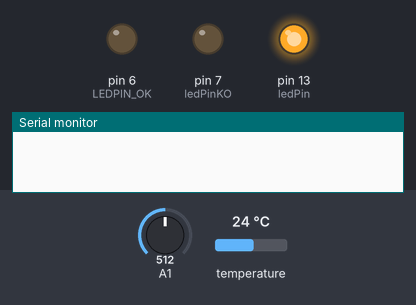
The sketch below on a simulated Arduino Uno, built with avr-gcc and run on an emulated ATmega328P. Shown: output pins drawn as LEDs (lit = HIGH), the last lines printed to the serial monitor. The inputs (shaded band) are chosen by the test bench; at power-on: A1 = 512, temperature 24 °C.

Above: at 0.1 s.
At 0.6 s:
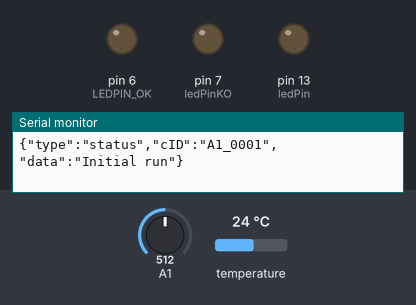
At 2.93 s:
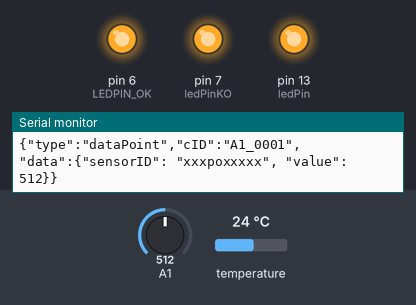
At 20.7 s:
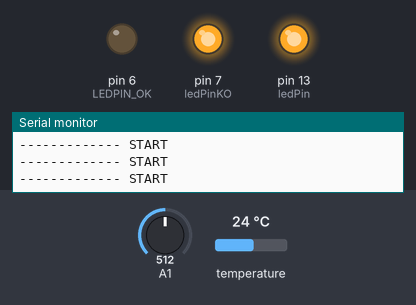
At 40.0 s:
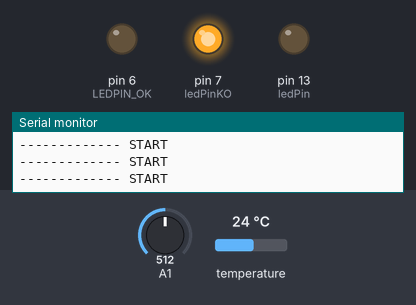
Timing chart, 0 to 40.5 s (numbered marks = the images above):
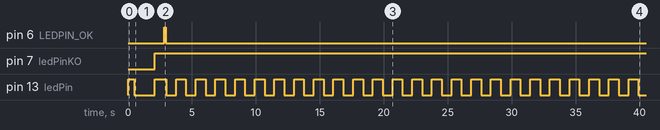

Measured:
- by itself, pin 6 (LEDPIN_OK): LOW → HIGH at 2.8 s, → LOW 0.04 s later, → HIGH 0.01 s later, → LOW 0.09 s later
- by itself, pin 7 (ledPinKO): LOW → HIGH at 2.1 s
- by itself, pin 13 (ledPin): goes LOW 1.6 s, HIGH 0.90 s, 24 × (LOW 0.78 s, HIGH 0.77 s), then LOW

The sketch:

controller.ino
```cpp
// Energy Monitor by Olmo Mezger
// this program pushes the sensor data to a php api.

#include <SPI.h> /// no idea what this is... I think it's mandatory.
//#include "/Users/olmo/Documents/Arduino/libraries/MAX31850_OneWire.h"
//#include "OneWire.h" // i'd rather use this to include it in the folder
#include <OneWire.h>
#include <avr/pgmspace.h>
#include "config.h"
#include "SensorW1.h"

boolean initialRun = true;
short Nsensors =8;


short NmySensors = 8;
//int listOfSensors; // how to initialize as a vector without knowing iut's size?

OneWire ds(5);  // on pin 10 (a 4.7K resistor is necessary)
unsigned int ledPin = 13;
boolean ledPinStatus = true; // a LED that blinks.

//unsigned int ledPinOK = LEDPIN_OK; // a LED that lights green if everything is OK
unsigned int ledPinKO = 7; // a red LED that shows problems.


/*
 * -------------------------------------------------------------------------------------- START
 * DECLARE sensors
 *
 * Current problem:
 * this variables take to much memory.
 * I cant allocate all of them,otherwise the program will run crazy, possible a memory overflow or something.
 * 6 sensors works OK. 7 wont.
 */
//SensorW1 mySensor0("28-005ccae60","WRfMbVcDBL", 0.25);
//SensorW1 mySensor1("28-004bde0ce","wsuH8FMVwO", 0.25);
//SensorW1 mySensor2("28-003adb7af","jsKTNJ2h38", 0.25);

typedef struct {
  byte sensorAddress[8];
  String sensorLocation;
  float dv_max;
} SensorDictionaryElement;

SensorW1 SensorObjects[9]; // initialize with  the number of sensors in the array "MySensorDictionary"
/*
Sensorobject is the funtional array, it contains all the atributes and funtions for one-wire sensors and analog sensors
 */

/*
 * -------------------------------------------------------------------------------------- START
 * SETUP
 */
void setup() {
  // put your setup code here, to run once:
  Serial.begin(9600); // Just for output so we can see if its working
  //Serial.println("Starting");
  pinMode(ledPin, OUTPUT);
  pinMode(ledPinKO, OUTPUT);
  pinMode(ledPinOK, OUTPUT);
  digitalWrite(ledPinOK, LOW);
  digitalWrite(ledPinKO, LOW);
  digitalWrite(ledPin, ledPinStatus);

        //digitalWrite(ledPinOK, HIGH);
      //digitalWrite(ledPinKO, HIGH);


  delay(500); // not actually needed, just for stability... or whatever. no need to rush.

}


/*
 * SETUP
 * -------------------------------------------------------------------------------------- END
 */


/*
* -------------------------------------------------------------------------------------- START
* MAIN LOOP
*/
void loop() { // put your main code here, to run repeatedly:
  // loop the LED
  ledPinStatus = !ledPinStatus;
  digitalWrite(ledPin, ledPinStatus);

  if (initialRun) {
    serialWriter.sendStatus("\"Initial run\"");
    // this code runs only on the very first run

    /*
   Fist we create each element, with id address , id parse and DV
   Here is where we are going to wrinte new elements (to setup the arduino)
    */
SensorDictionaryElement mySensor0={{0xff, 0x00, 0x00, 0x00, 0x00, 0x00, 0x00, 0x01}, "xxxpoxxxxx",  25};
SensorDictionaryElement mySensor1={{0x28, 0x11, 0xC0, 0x29, 0x07, 0x00, 0x00, 0xC9}, "P9Vspkw3Gh", 25};
SensorDictionaryElement mySensor2={{0x28, 0xDE, 0xCB, 0x29, 0x07, 0x00, 0x00, 0x02}, "NA3Ci9LnsD", 25};
SensorDictionaryElement mySensor3={{0x28, 0xC1, 0xC2, 0x29, 0x07, 0x00, 0x00, 0x8E}, "afSzNSM0kQ", 25};
SensorDictionaryElement mySensor4={{0x28, 0xC9, 0x3D, 0xDD, 0x06, 0x00, 0x00, 0x32}, "AjwYuCDaLr", 25};
SensorDictionaryElement mySensor5={{0x28, 0x06, 0x1F, 0x29, 0x07, 0x00, 0x00, 0x26}, "HW23Srup8q", 25};
SensorDictionaryElement mySensor6={{0x28, 0xED, 0xC8, 0x29, 0x07, 0x00, 0x00, 0xF8}, "sAEOCSFNer", 25};
SensorDictionaryElement mySensor7={{0x28, 0x13, 0xA6, 0x29, 0x07, 0x00, 0x00, 0x2A}, "I7bqd64Wu5", 25};
SensorDictionaryElement mySensor8={{0x28, 0xD3, 0xEC, 0xDD, 0x06, 0x00, 0x00, 0x35}, "ZDMOFZUCNN", 25};


  /*
     Now create the array MySensorDictionary than includes each sensor previous
    */
SensorDictionaryElement MySensorDictionary[]={mySensor0,mySensor1,mySensor2,mySensor3,mySensor4,mySensor5,mySensor6,mySensor7,mySensor8};


 /*
    we will set the array SensorObjects(funtional array) with the sensor in MySensorDictionary(configurational array)
    */
    for (short iSensor = 0; iSensor <= NmySensors; iSensor++) {

    SensorObjects[iSensor].SensorW1ini(MySensorDictionary[iSensor].sensorAddress, MySensorDictionary[iSensor].sensorLocation,MySensorDictionary[iSensor].dv_max );

    SensorObjects[iSensor].checkAllValues();
    }


    Nsensors = findNumberOfSensorsInBus(ds);
     Nsensors =  Nsensors +1;
    // now we know how many sensors are in the one-wire.
    // the +1, is the number of analog sensors, it must be seted when add a new analog sensor ;

    serialWriter.sendStatus("{\"message\":\"Found Sensors\", \"amount\": " + String(Nsensors) + "}");
    /*Serial.print(F("-- in loop: We got "));
    Serial.print(Nsensors);
    Serial.println(F(" sensors"));
*/

    SensorDictionaryElement SensorDictionary[Nsensors]; // here we can initialize this variable knowing it's size.

    /*Serial.print(F("-- in loop: initialized SensorDictionary with "));
    Serial.print(sizeof(SensorDictionary));
    Serial.println(F(" bytes"));
*/
    //byte thisAddress[8] = {0x28, 0x71, 0xAB, 0xB5, 0x05, 0x00, 0x00, 0xD7};

    byte listOfSensors[Nsensors][8];
    list1WireSensors(listOfSensors, ds);
    //Serial.println(F("... returned ok"));

    /*Serial.print(F("---> Ok We got "));
    Serial.print(Nsensors);
    Serial.println(F(" sensors"));*/
    //serialWriter.sendStatus("{\"message\":\"Found Sensors\", \"amount\": " + Nsensors + "}}");

    for (short iSensor = 0; iSensor < Nsensors; iSensor++) {

      if (DO_DEBUG_MESSAGES){
        Serial.print(F("--- ---> Sensor Nr. "));
        Serial.print(iSensor);
        Serial.print(F(" with Address: "));
        for (short iAddr = 0; iAddr < 8; iAddr++) {
          Serial.print(listOfSensors[iSensor][iAddr], HEX);
          Serial.print(F(" "));
        }
        Serial.println();
      }
      // ok, now we need to update SensorDictionary with the elements that we have here.

      //SensorDictionaryElement thisSensorDictionaryElement;
      //SensorDictionary[iSensor] = thisSensorDictionaryElement;
      for (short iAddr = 0; iAddr < 8; iAddr++) {
        SensorDictionary[iSensor].sensorAddress[iAddr] = listOfSensors[iSensor][iAddr];
      }
      // now let's match against our library of sensors.
      boolean foundMatch= false;
      for (short iSensorDict = 0; iSensorDict < NmySensors; iSensorDict ++) {
        // loop over MySensorDictionary and see which matches.
        short NmatchAddres = 0;
        // now loop over addr and se if it maches.
        for (short iAddr = 0; iAddr < 8; iAddr++) {
          if (MySensorDictionary[iSensorDict].sensorAddress[iAddr] == SensorDictionary[iSensor].sensorAddress[iAddr]){
            NmatchAddres  ++;
          }
        }
        // now if the sensor iSensor had a match with the library iSensorDict, then NmatchAddres  should be 8!
        if (NmatchAddres  == 8){
          //serialWriter.sendStatus("{\"message\":\"Got a match with Dic Element\", \"sensorID\": \"" + MySensorDictionary[iSensorDict].sensorLocation + "\", \"sensor\"}}");
          //Serial.print(F("--- ---- ---> Got a match with Dictionary element Nr. "));
          //Serial.println(iSensorDict);
          SensorDictionary[iSensor].dv_max = MySensorDictionary[iSensorDict].dv_max;
          SensorDictionary[iSensor].sensorLocation = MySensorDictionary[iSensorDict].sensorLocation;
          foundMatch = true;
        }else{
          // nothing wrong, continue.
        }


      }// end looping over dictionary.
      if (!foundMatch){
        Serial.print(F("--- --- ---> Did not found anything for Sensor"));
        digitalWrite(ledPinKO, HIGH);
        break;// stop runtime
      }
      // at this point, if the arduino continues, is because we matched all sensors with the library. this is good :-)
      // now let's build the objects.
      //SensorObjects[iSensor].SensorW1ini(SensorDictionary[iSensor].sensorAddress, SensorDictionary[iSensor].sensorLocation,SensorDictionary[iSensor].dv_max );

      delay(500);
      //SensorObjects[iSensor].checkAllValues(); // 2DO: Why doesnt this here print anything interesting?
    } // end looping over the results.


    initialRun = false;

  }
    else {

    //Serial.println(F("--> NOT Initial run"));
    // this code runs only from the 2 run.
    if (DO_DEBUG_START_STOP_LOOP) {
      Serial.println(F("------------- START"));
    }
    //digitalWrite(ledPinKO, HIGH);
    //ti = millis();
    //////////////////////////////////////////////////////////////////////
    ds.reset();
    ds.write(0xCC); //Skip ROM to broadcast to all sensors in bus.
    //delay(100);
    ds.write(0x44,1); //Start value conversion (for all sensors at the same time after Skip ROM
    delay(750); //Delay for value conversion at 12-bit resolution
    //ds.depower(); //Release the one wire bus
    //////////////////////////////////////////////////////////////////////
    for (short iSensor = 0; iSensor < Nsensors; iSensor++) {

     // Serial.println(Nsensors);    // Chekear cantidad de sensores que se van a revisar
      SensorObjects[iSensor].updateValue(ds);
      SensorObjects[iSensor].checkAllValues();
    }
    //t = millis() - ti;
    //Serial.println("Tiempo: ");
    //Serial.println(t);

    if (!DO_DEBUG_START_STOP_LOOP) {
      Serial.println(F("------------- END"));
    }
    delay(10);
  }


}
/*
 * MAIN LOOP
 * -------------------------------------------------------------------------------------- END
 */


/*
* -------------------------------------------------------------------------------------- START
* DECLARE read1WireBus function and it's return structure
*
* This function has the goal of reading through the 1 Wire bus and returning an array with
* all values for all sensors found in the array. The code has been taken from
* https://github.com/adafruit/MAX31850_OneWire/tree/master/examples/MAX31850_Vemperature
*/

byte findNumberOfSensorsInBus(OneWire ds) {
  byte Nsensors_ = 0;
  byte addr[8];
  boolean doLoop1WireBus = true;
  while (doLoop1WireBus ) {
    if ( !ds.search(addr)) {
      if (DO_DEBUG_MESSAGES ) {
        //Serial.println(F("No more addresses."));
        doLoop1WireBus = false;
        //Serial.println();
      }
      ds.reset_search();
      delay(250);
      break; // breaks the while?
    } else {
      // not the last elemnt.. this is a valid one.
      if (OneWire::crc8(addr, 7) != addr[7]) {
        break; // breaks the while?
      }
    } // end if last element.
    Nsensors_ ++;
  }
  //Serial.println("-- Inside findNumberOfSensorsInBus. Got " + String(Nsensors_) + " sensors");
  return Nsensors_;
}


void list1WireSensors(byte listOfSensors[][8], OneWire ds) {
  //Serial.println("In list1WireSensors:  --- START");
  // this function searches for sensors in the 1 Wire network and returns them as an array (of addressess)
  byte iWhile = 0;
  byte iAddr = 0;
  byte addr[8];

  boolean doLoop1WireBus = true;
  while (doLoop1WireBus ) {
    if (DO_DEBUG_MESSAGES){
      Serial.println("--- ---- looping for sensor " + String(iWhile));
    }
    if ( !ds.search(addr)) {
      doLoop1WireBus = false;
      if (DO_DEBUG_MESSAGES ) {
        Serial.println(F("No more addresses."));

        Serial.println();
      }
      ds.reset_search();
      delay(250);
      //return read1WireReturns;
      break; // breaks the while?
    } else {
      // not the last elemnt.. this is a valid one.
      if (DO_DEBUG_MESSAGES ) {
        Serial.print(F("Found a sensor with address ="));
        for ( iAddr = 0; iAddr < 8; iAddr++) {
          Serial.write(' ');
          Serial.print(addr[iAddr], HEX);
        }
        Serial.println();
      }


      if (OneWire::crc8(addr, 7) != addr[7]) {
        Serial.println("CRC is not valid!");
        //return read1WireReturns;
        break; // breaks the while?
      }


    } // end if last element.
    if (DO_DEBUG_MESSAGES){
      Serial.print(" ---> Address: ");
    }
      for ( iAddr = 0; iAddr < 8; iAddr ++) {
        listOfSensors[iWhile][iAddr] = addr[iAddr];
        if (DO_DEBUG_MESSAGES){
          Serial.print(listOfSensors[iWhile][iAddr], HEX);
          Serial.print(" ");
        }
      }
      if (DO_DEBUG_MESSAGES){

        Serial.println();
      }

    //listOfSensors[i] = addr;
    iWhile++;


  } // end looping over sensors
  //Serial.print(("returning list1WireSensors"));
  delay(1000);
  return;
}

/*
 * DECLARE read1WireBus function and it's return structure
 * -------------------------------------------------------------------------------------- END
 */
```

SerialWriter.h
```cpp
/*
  SerialWriter.h - Library for
*/
#ifndef SerialWriter_h
#define SerialWriter_h

unsigned int ledPinOK = LEDPIN_OK; // a LED that lights green if everything is OK

String cID = CONTROLLER_ID;

#include "Arduino.h"

class SerialWriter
{
  public:
    SerialWriter();
    void sendStatus(String myString);
    void sendError(String myString);
    void sendData(String sensorID, int value);

};

SerialWriter::SerialWriter(){}
void SerialWriter::sendStatus(String myString){


  /*
     How to use:
     sendSerialStatusMsg(F("string"));

     will produce this output (but in 1 line):
     {
       "type":"status",
       "data":"string"
     }

     You can also embedd an object into the "string", will produce
     input : {\"message\":\"Going to initialize sensor\", \"sensorID\": \"" + parseID + "\", \"dv_max\": \"" + dv_max + "\"}}

     output (in one line):
     {
       "type":"status",
       "data":{
         "message": "my Message",
         "sensorID": "parseID",
         "dv_max": 123
       }
     }

  */


  Serial.print("{\"type\":\"status\",\"cID\":\"" + cID +  "\",\"data\":");
  Serial.print(myString);
  Serial.println(F("}"));
}

void SerialWriter::sendError(String myString){
  Serial.print("{\"type\":\"error\",\"cID\":\"" + cID +  "\",\"data\":\"");
  Serial.print(myString);
  Serial.println(F("\"}"));
}

void SerialWriter::sendData(String sensorID, int value){
  Serial.println(sensorID);
  digitalWrite(ledPinOK, HIGH);
  Serial.println("{\"type\":\"dataPoint\",\"cID\":\"" + cID +  "\", \"data\":{\"sensorID\": \"" + sensorID + "\", \"value\": " + value + "}}");
  digitalWrite(ledPinOK, LOW);
}


#endif
```

config.h
```cpp
#define TYPE_DS18S20 0
#define TYPE_DS18B20 1
#define TYPE_DS18S22 2
#define TYPE_MAX31850 3
#define TYPE_knock 4
#define W1_BUS_PIN 5

#define DO_DEBUG_MESSAGES 0
#define DO_DEBUG_START_STOP_LOOP 1

#define NMYSENSORS 10
#define LEDPIN_OK 6

#define CONTROLLER_ID "A1_0001"
```

Source omitted: SensorW1.h (8258 bytes)
